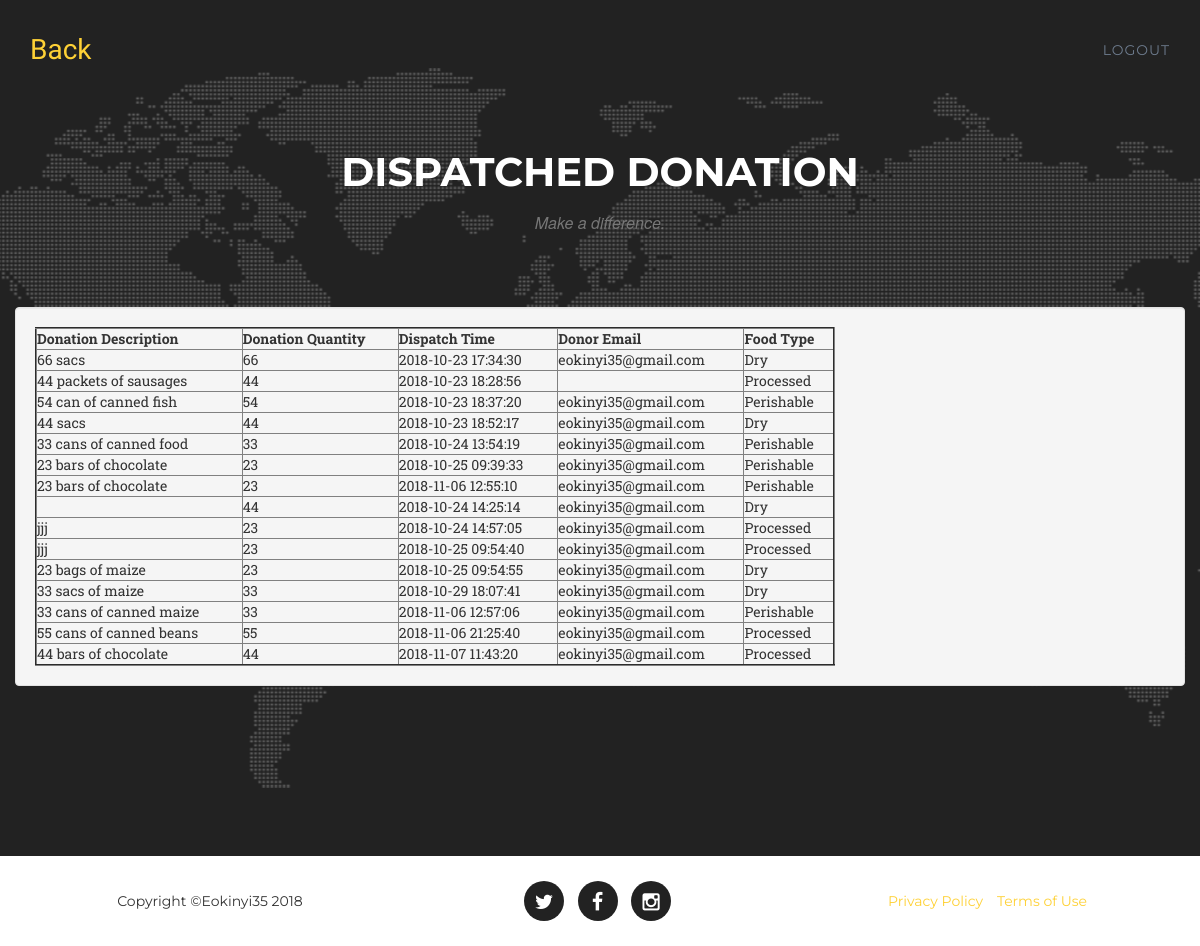
Page /dispatched.php on the committed database.
### tables this page shows
CREATE TABLE `dispatch` (
  `dispatch_id` int(10) NOT NULL,
  `donation_id` int(20) NOT NULL,
  `dispatchcenterId` int(20) NOT NULL,
  `dispatch_time` datetime NOT NULL DEFAULT CURRENT_TIMESTAMP,
  `donation_quantity` varchar(30) NOT NULL,
  `institution_id` int(20) NOT NULL,
  `donation_location` varchar(50) NOT NULL,
  `FoodType` varchar(30) NOT NULL,
  `donation_Description` varchar(500) NOT NULL,
  `donor_email` varchar(100) NOT NULL,
  `expiry_date` date NOT NULL
);

### dispatched.php (the view, shortened to what this page needs)
<!DOCTYPE html>
<html lang="en">
<head>
    <link href="css/bootstrap.min.css" rel="stylesheet">
    <link href="css/agency.css" rel="stylesheet">
    <link href="font-awesome/css/font-awesome.min.css" rel="stylesheet" type="text/css">
</head>
<body>
 <section id="contact">
  <nav class="navbar navbar-default navbar-fixed-top">
        <div class="container">
            <div class="navbar-header page-scroll">
                <a class="navbar-brand page-scroll" href="reports.php">Back</a>
            </div>
            <div class="collapse navbar-collapse" id="bs-example-navbar-collapse-1">
                <ul class="nav navbar-nav navbar-right">
                     <li>
                        <a  class="page-scroll" href="logout.php">logout</a>
                    </li>
                </ul>
            </div>
        </div>
    </nav>
        <div class="container">
            <div class="row">
                <div class="col-lg-12 text-center">
                    <h2 class="section-heading">Dispatched Donation</h2>
                    <h3 class="section-subheading text-muted">Make a difference.</h3>
                </div>
            </div>
            <div class="row">
             <form action="process.php"  method="POST" enctype ="multipart/form-data">
                <div class="row">
                <table align="center" >
                                        <tr>
                                          <td class="col-md-6">
                                            <form action="process9.php"  method="POST" enctype ="multipart/form-data">
                                              <div class="well">
                                                <?php
                                          require_once "connection.php";
                                           $sql = mysqli_query($conn,"SELECT * FROM dispatch");
                                          if(!empty($sql))
                                          {
                                            $row = mysqli_num_rows($sql);
                                            if($row > 0 ) {
                                              echo "<table border='2' width='800'>";
                                              echo "<tr>";
                                              echo "<th>Donation Description</th>";
                                              echo "<th>Donation Quantity</th>";
                                              echo "<th>Dispatch Time</th>";
                                              echo "<th>Donor Email</th>";
                                              echo "<th>Food Type</th>";
                                              echo "</tr>";
                                               echo "<tbody>";
                                                while($row = $sql->fetch_assoc()) {
                                                echo "<tr>";
                                                echo "<td>" . $row['donation_Description'] . "</td>";
                                                echo "<td>" . $row['donation_quantity'] . "</td>";
                                                echo "<td>" . $row['dispatch_time'] . "</td>";
                                                echo "<td>" . $row['donor_email'] . "</td>";
                                                echo "<td>" . $row['FoodType'] . "</td>";
                                                }
                                                echo "</table>";
                                              }else{
                                                echo "Table is empty";
                                              }
                                            }
                                          ?>
                                                </div>
                                            </form>
                                          </td>
                                        </tr>
                     </table>
                </div>
            </div>
        </div>
    </section>
    <footer>
        <div class="container">
            <div class="row">
                <div class="col-md-4">
                    <span class="copyright">Copyright &copy;Eokinyi35 2018</span>
                </div>
                <div class="col-md-4">
                    <ul class="list-inline social-buttons">
                        <li><a href="https://twitter.com/okinyi_emmanuel"><i class="fa fa-twitter"></i></a>
                        </li>
                        <li><a href="https://www.facebook.com/Emmanuel Okinyi/?pnref=lhc"><i class="fa fa-facebook"></i></a>
                        </li>
                        <li><a href="https://www.instagram.com/eokinyi/"><i class="fa fa-instagram"></i></a>
                        </li>
                    </ul>
                </div>
                <div class="col-md-4">
                    <ul class="list-inline quicklinks">
                        <li><a href="#">Privacy Policy</a>
                        </li>
                        <li><a href="#">Terms of Use</a>
                        </li>
                    </ul>
                </div>
            </div>
        </div>
    </footer>
</body>
</html>

### css/agency.css (style rules this page uses)
body { overflow-x:hidden; font-family:"Roboto Slab","Helvetica Neue",Helvetica,Arial,sans-serif }
.text-muted { color:#777 }
a,a:hover,a:focus,a:active,a.active { outline:0 }
a { color:#fed136 }
h1,h2,h3,h4,h5,h6 { font-family:Montserrat,"Helvetica Neue",Helvetica,Arial,sans-serif; text-transform:uppercase; font-weight:700 }
.navbar-default { background-color:#222; border-color:transparent }
.navbar-default .navbar-brand { color:#fed136; font-family:"Kaushan Script","Helvetica Neue",Helvetica,Arial,cursive }
.navbar-default .navbar-collapse { border-color:rgba(255,255,255,.02) }
.navbar-default .nav li a { font-family:Montserrat,"Helvetica Neue",Helvetica,Arial,sans-serif; text-transform:uppercase; font-weight:400;letter-spacing:1px; color:#6D7B8D }
@media (min-width:768px) { .navbar-default { background-color:transparent; padding:25px 0; -webkit-transition:padding .3s;-moz-transition:padding .3s;transition:padding .3s;border:0 } }
@media (min-width:768px) { .navbar-default .navbar-brand { font-size:2em; -webkit-transition:all .3s; -moz-transition:all .3s; transition:all .3s } }
section { padding:100px 0 }
section h2.section-heading { font-size:40px; margin-top:0; margin-bottom:15px }
section h3.section-subheading { font-size:16px; font-family:"Droid Serif","Helvetica Neue",Helvetica,Arial,sans-serif; text-transform:none; font-style:italic; font-weight:400; margin-bottom:75px }
@media (min-width:768px) { section { padding:150px 0 } }
section#contact { background-color:#222; background-image:url(../img/map-image.png); background-position:center; background-repeat:no-repeat }
section#contact .section-heading { color:#fff }
footer { padding:25px 0;text-align:center }
footer span.copyright { line-height:40px; font-family:Montserrat,"Helvetica Neue",Helvetica,Arial,sans-serif; text-transform:uppercase; text-transform:none }
footer ul.quicklinks { margin-bottom:0; line-height:40px; font-family:Montserrat,"Helvetica Neue",Helvetica,Arial,sans-serif; text-transform:uppercase; text-transform:none }
ul.social-buttons { margin-bottom:0 }
ul.social-buttons li a { display:block; background-color:#222; height:40px; width:40px; border-radius:100%; font-size:20px; line-height:40px; color:#fff; outline:0; -webkit-transition:all .3s; -moz-transition:all .3s; transition:all .3s }
body { webkit-tap-highlight-color:#fed136 }

### rows in the picture
dispatch: donation_Description "66 sacs", donation_quantity "66", dispatch_time "2018-10-23 17:34:30", donor_email "eokinyi35@gmail.com", FoodType "Dry"
dispatch: donation_Description "44 packets of sausages", donation_quantity "44", dispatch_time "2018-10-23 18:28:56", FoodType "Processed"
dispatch: donation_Description "54 can of canned fish", donation_quantity "54", dispatch_time "2018-10-23 18:37:20", donor_email "eokinyi35@gmail.com", FoodType "Perishable"
dispatch: donation_Description "44 sacs", donation_quantity "44", dispatch_time "2018-10-23 18:52:17", donor_email "eokinyi35@gmail.com", FoodType "Dry"
dispatch: donation_Description "33 cans of canned food", donation_quantity "33", dispatch_time "2018-10-24 13:54:19", donor_email "eokinyi35@gmail.com", FoodType "Perishable"
dispatch: donation_Description "23 bars of chocolate", donation_quantity "23", dispatch_time "2018-10-25 09:39:33", donor_email "eokinyi35@gmail.com", FoodType "Perishable"
dispatch: donation_Description "23 bars of chocolate", donation_quantity "23", dispatch_time "2018-11-06 12:55:10", donor_email "eokinyi35@gmail.com", FoodType "Perishable"
dispatch: donation_quantity "44", dispatch_time "2018-10-24 14:25:14", donor_email "eokinyi35@gmail.com", FoodType "Dry"
dispatch: donation_Description "jjj", donation_quantity "23", dispatch_time "2018-10-24 14:57:05", donor_email "eokinyi35@gmail.com", FoodType "Processed"
dispatch: donation_Description "jjj", donation_quantity "23", dispatch_time "2018-10-25 09:54:40", donor_email "eokinyi35@gmail.com", FoodType "Processed"
dispatch: donation_Description "23 bags of maize", donation_quantity "23", dispatch_time "2018-10-25 09:54:55", donor_email "eokinyi35@gmail.com", FoodType "Dry"
dispatch: donation_Description "33 sacs of maize", donation_quantity "33", dispatch_time "2018-10-29 18:07:41", donor_email "eokinyi35@gmail.com", FoodType "Dry"
dispatch: donation_Description "33 cans of canned maize", donation_quantity "33", dispatch_time "2018-11-06 12:57:06", donor_email "eokinyi35@gmail.com", FoodType "Perishable"
dispatch: donation_Description "55 cans of canned beans", donation_quantity "55", dispatch_time "2018-11-06 21:25:40", donor_email "eokinyi35@gmail.com", FoodType "Processed"
dispatch: donation_Description "44 bars of chocolate", donation_quantity "44", dispatch_time "2018-11-07 11:43:20", donor_email "eokinyi35@gmail.com", FoodType "Processed"
